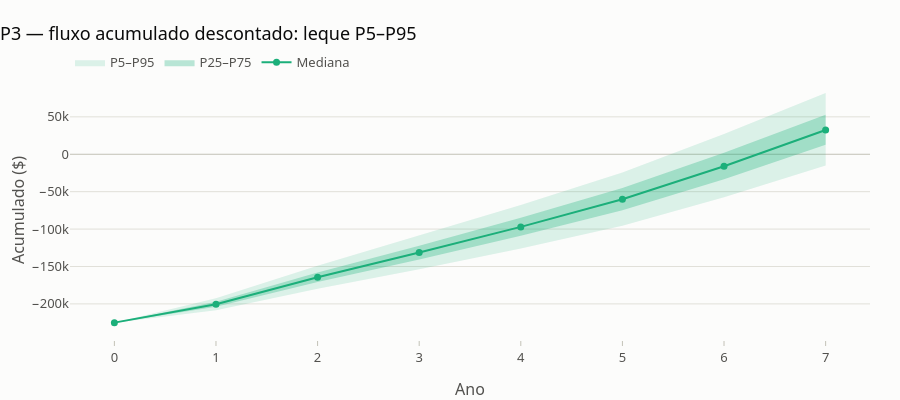

Notebook source saved alongside this figure:
### Code cell
fig = viz.grafico_leque(res, "P3", titulo="P3 — fluxo acumulado descontado: leque P5–P95")
viz.exportar(fig, f"{SAIDA}/leque_p3")
fig

### Figure 1 — Plotly figure (JSON) as saved in the notebook; plotly's stock layout.template omitted (floating-point values rounded to 4 significant figures)
{"data": [{"fill": "toself", "fillcolor": "#1baf7a", "hoverinfo": "skip", "line": {"width": 0}, "mode": "lines", "name": "P5–P95", "opacity": 0.15, "type": "scatter", "x": [0, 1, 2, 3, 4, 5, 6, 7, 7, 6, 5, 4, 3, 2, 1, 0], "y": [-225000.0, -192400.0, -148900.0, -108800.0, -67910.0, -24290.0, 27030.0, 81880.0, -15040.0, -57610.0, -95440.0, -126000.0, -153700.0, -179900.0, -208400.0, -225000.0]}, {"fill": "toself", "fillcolor": "#1baf7a", "hoverinfo": "skip", "line": {"width": 0}, "mode": "lines", "name": "P25–P75", "opacity": 0.3, "type": "scatter", "x": [0, 1, 2, 3, 4, 5, 6, 7, 7, 6, 5, 4, 3, 2, 1, 0], "y": [-225000.0, -197100.0, -158000.0, -122100.0, -84920.0, -45120.0, 1918.0, 52840.0, 12790.0, -33280.0, -74770.0, -109000.0, -140600.0, -170800.0, -203700.0, -225000.0]}, {"hovertemplate": "Ano %{x}<br>mediana %{y:,.0f}<extra></extra>", "line": {"color": "#1baf7a", "width": 2}, "marker": {"size": 7}, "mode": "lines+markers", "name": "Mediana", "type": "scatter", "x": [0, 1, 2, 3, 4, 5, 6, 7], "y": [-225000.0, -200400.0, -164400.0, -131300.0, -97070.0, -60080.0, -15930.0, 32500.0]}], "layout": {"height": 400, "title": {"text": "P3 — fluxo acumulado descontado: leque P5–P95"}, "xaxis": {"tickmode": "array", "tickvals": [0, 1, 2, 3, 4, 5, 6, 7], "title": {"text": "Ano"}}, "yaxis": {"title": {"text": "Acumulado ($)"}}}}
